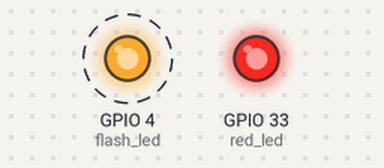
Recording of a program running on a simulated ESP32 board running MicroPython. Shown: output pins drawn as LEDs (lit = HIGH). Dashed ring = blinking.

Above: at 0.2 s.
At 5.2 s:
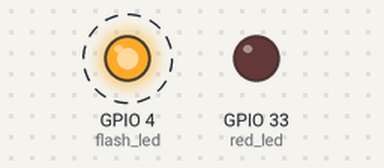
Timing chart, 0 to 6.9 s (numbered marks = the images above):
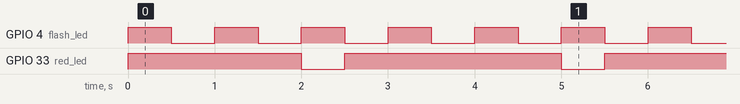

Measured:
- by itself, GPIO 4 (flash_led): alternates HIGH for 0.50 s and LOW for 0.50 s
- by itself, GPIO 33 (red_led): alternates HIGH for 2.5 s and LOW for 0.50 s
- by itself, everything shown: repeats every 3.0 s, in 6 steps

The program:

ex1.py
```python
"""GPIO 4의 flash LED를 사용한다.
Flash LED를 0.5초 ON → 0.5초 OFF 한다.
이 동작을 반복할 때마다 counter를 1씩 증가시킨다.
counter가 3이 되면
빨간 LED(GPIO 33)를 ON 한다.
counter를 다시 0으로 만든다.
프로그램은 Ctrl+C로 중단할 수 있도록 try ... finally를 사용한다.
프로그램이 종료되면:
Flash LED → OFF
빨간 LED → OFF
빨간 LED는 네 ESP32-CAM에서 Active-Low이므로:
red.value(0) → ON
red.value(1) → OFF"""

from machine import Pin
import time

flash_led = Pin(4, Pin.OUT, value=0)
red_led = Pin(33, Pin.OUT, value=1)

counter = 1

try:
    while True:
        flash_led.value(1)
        if counter == 3:
            red_led.value(0)
        time.sleep_ms(500)
        flash_led.value(0)
        if counter == 3:
            red_led.value(1)
            counter = 0
        time.sleep_ms(500)
        counter += 1


finally:
    flash_led.value(0)
    red_led.value(1)
```
